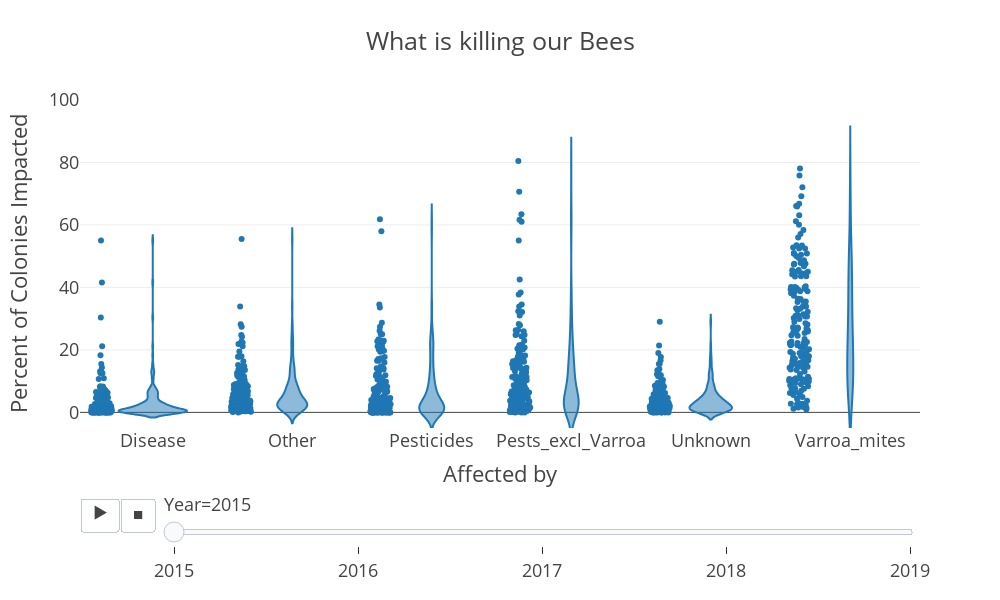

Write notebook code for a chart like this one.
### Code cell
violinfig = px.violin(
#     data_frame=df.query("State == ['{}','{}']".format('ALABAMA','NEW YORK')),
    data_frame=df,
    x="Affected by",
    y="Percent of Colonies Impacted",
#     category_orders={'Affected by':['Disease','Unknown','Pesticides','Other','Pests_excl_Varroa','Varroa_mites']},
    orientation="v",              # vertical 'v' or horizontal 'h'
    points='all',               # 'outliers','suspectedoutliers', 'all', or False
#     box=True,                   # draw box inside the violins
#     color='State',              # differentiate markers by color
#     violinmode="group",       # 'overlay' or 'group'
    # color_discrete_sequence=["limegreen","red"],
    # color_discrete_map={"ALABAMA": "blue" ,"NEW YORK":"magenta"}, # map your chosen colors

#     hover_name='Year',          # values appear in bold in the hover tooltip
    hover_data=['State'],       # values appear as extra data in the hover tooltip
    # custom_data=['Program'],    # values are extra data to be used in Dash callbacks

#     facet_row='State',          # assign marks to subplots in the vertical direction
#     facet_col='State',         # assign marks to subplots in the horizontal direction
#     facet_col_wrap=5,           # maximum number of subplot columns. Do not set facet_row

    # log_x=True,                 # x-axis is log-scaled
    # log_y=True,                 # y-axis is log-scaled

    labels={"State":"STATE"},     # map the labels
    title='What is killing our Bees',
    width=1000,                   # figure width in pixels
    height=600,                   # igure height in pixels
    template='presentation',      # 'ggplot2', 'seaborn', 'simple_white', 'plotly',
                                  # 'plotly_white', 'plotly_dark', 'presentation',
                                  # 'xgridoff', 'ygridoff', 'gridon', 'none'

    animation_frame='Year',     # assign marks to animation frames
    # animation_group='',         # use only when df has multiple rows with same object
#     range_x=[5,50],             # set range of x-axis
    range_y=[-5,100],           # set range of y-axis
    category_orders={'Year':[2015,2016,2017,2018,2019]},    # set a specific ordering of values per column
)

violinfig.layout.updatemenus[0].buttons[0].args[1]['frame']['duration'] = 1000

# violinfig.update_layout(
#         yaxis = dict(
#         tickfont=dict(size=8)))

pio.show(violinfig)

### Figure 1 — Plotly figure (JSON) as saved in the notebook; plotly's stock layout.template omitted (floating-point values rounded to 4 significant figures; data arrays with more than 128 entries replaced by an {"elided": "..."} marker saying what was removed)
{"data": [{"alignmentgroup": "True", "box": {"visible": false}, "customdata": {"elided": "1080x1 str values"}, "hovertemplate": "Year=2015<br>Affected by=%{x}<br>Percent of Colonies Impacted=%{y}<br>STATE=%{customdata[0]}<extra></extra>", "legendgroup": "", "marker": {"color": "#1F77B4"}, "name": "", "offsetgroup": "", "orientation": "v", "points": "all", "scalegroup": "True", "showlegend": false, "type": "violin", "x": {"elided": "1080 str values"}, "x0": " ", "xaxis": "x", "y": {"elided": "1080 float values"}, "y0": " ", "yaxis": "y"}], "layout": {"height": 600, "legend": {"tracegroupgap": 0}, "sliders": [{"active": 0, "currentvalue": {"prefix": "Year="}, "len": 0.9, "pad": {"b": 10, "t": 60}, "steps": [{"args": [["2015"], {"frame": {"duration": 0, "redraw": true}, "fromcurrent": true, "mode": "immediate", "transition": {"duration": 0, "easing": "linear"}}], "label": "2015", "method": "animate"}, {"args": [["2016"], {"frame": {"duration": 0, "redraw": true}, "fromcurrent": true, "mode": "immediate", "transition": {"duration": 0, "easing": "linear"}}], "label": "2016", "method": "animate"}, {"args": [["2017"], {"frame": {"duration": 0, "redraw": true}, "fromcurrent": true, "mode": "immediate", "transition": {"duration": 0, "easing": "linear"}}], "label": "2017", "method": "animate"}, {"args": [["2018"], {"frame": {"duration": 0, "redraw": true}, "fromcurrent": true, "mode": "immediate", "transition": {"duration": 0, "easing": "linear"}}], "label": "2018", "method": "animate"}, {"args": [["2019"], {"frame": {"duration": 0, "redraw": true}, "fromcurrent": true, "mode": "immediate", "transition": {"duration": 0, "easing": "linear"}}], "label": "2019", "method": "animate"}], "x": 0.1, "xanchor": "left", "y": 0, "yanchor": "top"}], "title": {"text": "What is killing our Bees"}, "updatemenus": [{"buttons": [{"args": [null, {"frame": {"duration": 1000, "redraw": true}, "fromcurrent": true, "mode": "immediate", "transition": {"duration": 500, "easing": "linear"}}], "label": "&#9654;", "method": "animate"}, {"args": [[null], {"frame": {"duration": 0, "redraw": true}, "fromcurrent": true, "mode": "immediate", "transition": {"duration": 0, "easing": "linear"}}], "label": "&#9724;", "method": "animate"}], "direction": "left", "pad": {"r": 10, "t": 70}, "showactive": false, "type": "buttons", "x": 0.1, "xanchor": "right", "y": 0, "yanchor": "top"}], "violinmode": "group", "width": 1000, "xaxis": {"anchor": "y", "domain": [0, 1], "title": {"text": "Affected by"}}, "yaxis": {"anchor": "x", "domain": [0, 1], "range": [-5, 100], "title": {"text": "Percent of Colonies Impacted"}}}}
